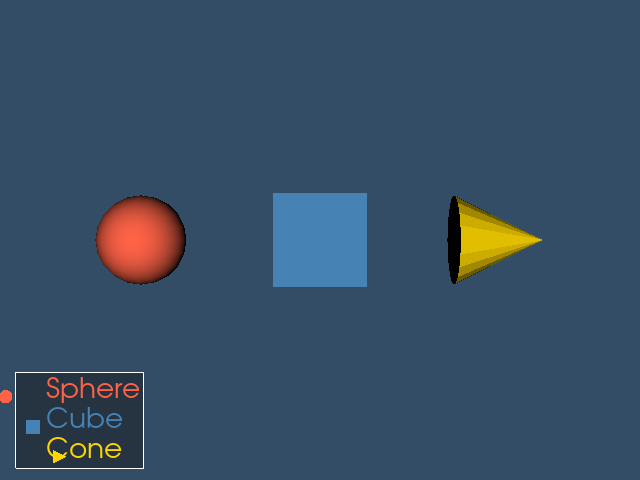

Reproduce this figure in Python.
#!/usr/bin/env python

# Demonstrate a legend box with colored symbols using vtkLegendBoxActor,
# showing labels for three geometric objects in the scene.

# Factory overrides: importing these modules registers the OpenGL rendering
# and interaction style implementations for vtkRenderingCore factory classes.
import vtkmodules.vtkInteractionStyle  # noqa: F401
import vtkmodules.vtkRenderingFreeType  # noqa: F401
import vtkmodules.vtkRenderingOpenGL2  # noqa: F401
# VTK pipeline classes used in this example
from vtkmodules.vtkFiltersSources import (
    vtkConeSource,
    vtkCubeSource,
    vtkSphereSource,
)
from vtkmodules.vtkRenderingAnnotation import vtkLegendBoxActor
from vtkmodules.vtkRenderingCore import (
    vtkActor,
    vtkPolyDataMapper,
    vtkRenderWindow,
    vtkRenderWindowInteractor,
    vtkRenderer,
)

# Colors (normalized RGB)
tomato_rgb = (1.0, 0.388, 0.278)
steel_blue_rgb = (0.275, 0.510, 0.706)
gold_rgb = (1.0, 0.843, 0.0)
background_rgb = (0.200, 0.302, 0.400)

# Source: generate a sphere
sphere_source = vtkSphereSource()
sphere_source.SetCenter(-2.0, 0.0, 0.0)
sphere_source.SetThetaResolution(20)
sphere_source.SetPhiResolution(20)

sphere_mapper = vtkPolyDataMapper()
sphere_mapper.SetInputConnection(sphere_source.GetOutputPort())

sphere_actor = vtkActor()
sphere_actor.SetMapper(sphere_mapper)
sphere_actor.GetProperty().SetColor(tomato_rgb)

# Source: generate a cube
cube_source = vtkCubeSource()
cube_source.SetCenter(0.0, 0.0, 0.0)

cube_mapper = vtkPolyDataMapper()
cube_mapper.SetInputConnection(cube_source.GetOutputPort())

cube_actor = vtkActor()
cube_actor.SetMapper(cube_mapper)
cube_actor.GetProperty().SetColor(steel_blue_rgb)

# Source: generate a cone
cone_source = vtkConeSource()
cone_source.SetCenter(2.0, 0.0, 0.0)
cone_source.SetResolution(20)

cone_mapper = vtkPolyDataMapper()
cone_mapper.SetInputConnection(cone_source.GetOutputPort())

cone_actor = vtkActor()
cone_actor.SetMapper(cone_mapper)
cone_actor.GetProperty().SetColor(gold_rgb)

# Legend box: display labeled color swatches for each object
legend = vtkLegendBoxActor()
legend.SetNumberOfEntries(3)
legend.SetEntry(0, sphere_source.GetOutput(), "Sphere", tomato_rgb)
legend.SetEntry(1, cube_source.GetOutput(), "Cube", steel_blue_rgb)
legend.SetEntry(2, cone_source.GetOutput(), "Cone", gold_rgb)
legend.UseBackgroundOn()
legend.SetBackgroundColor(0.1, 0.1, 0.1)
legend.SetBackgroundOpacity(0.5)
legend.GetPositionCoordinate().SetCoordinateSystemToNormalizedViewport()
legend.GetPositionCoordinate().SetValue(0.025, 0.025)
legend.GetPosition2Coordinate().SetCoordinateSystemToNormalizedViewport()
legend.GetPosition2Coordinate().SetValue(0.2, 0.2)

# Renderer: assemble the scene and configure the camera
renderer = vtkRenderer()
renderer.AddActor(sphere_actor)
renderer.AddActor(cube_actor)
renderer.AddActor(cone_actor)
renderer.AddActor(legend)
renderer.SetBackground(background_rgb)

# Render window: display the rendered scene
render_window = vtkRenderWindow()
render_window.AddRenderer(renderer)
render_window.SetWindowName("legend box actor")
render_window.SetMultiSamples(0)
render_window.SetSize(640, 480)

# Interactor: handle mouse and keyboard events
render_window_interactor = vtkRenderWindowInteractor()
render_window_interactor.SetRenderWindow(render_window)

# Scene: configure the camera
renderer.ResetCamera()

# Start: launch the interactive visualization
render_window_interactor.Initialize()
render_window_interactor.Start()
